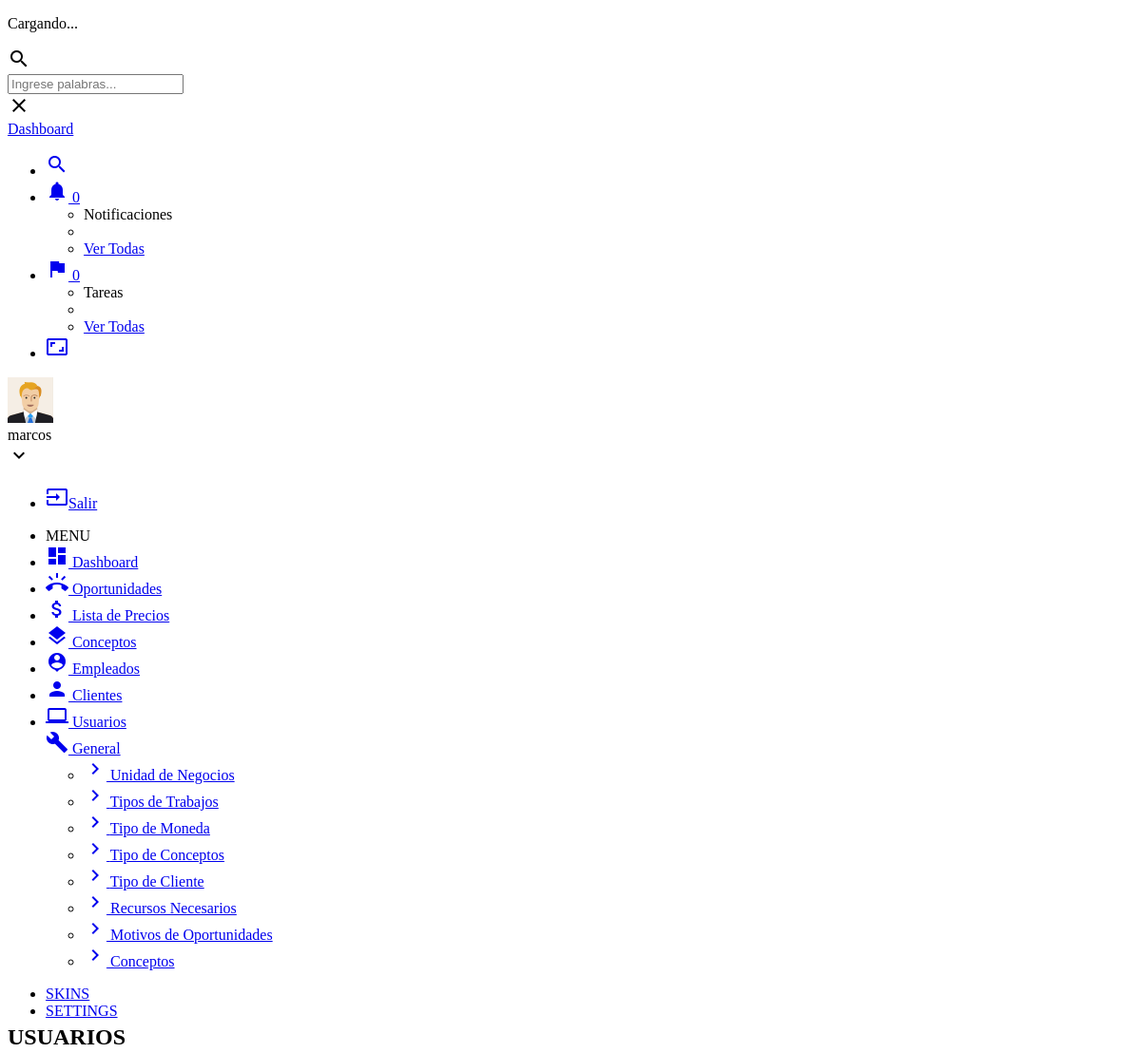
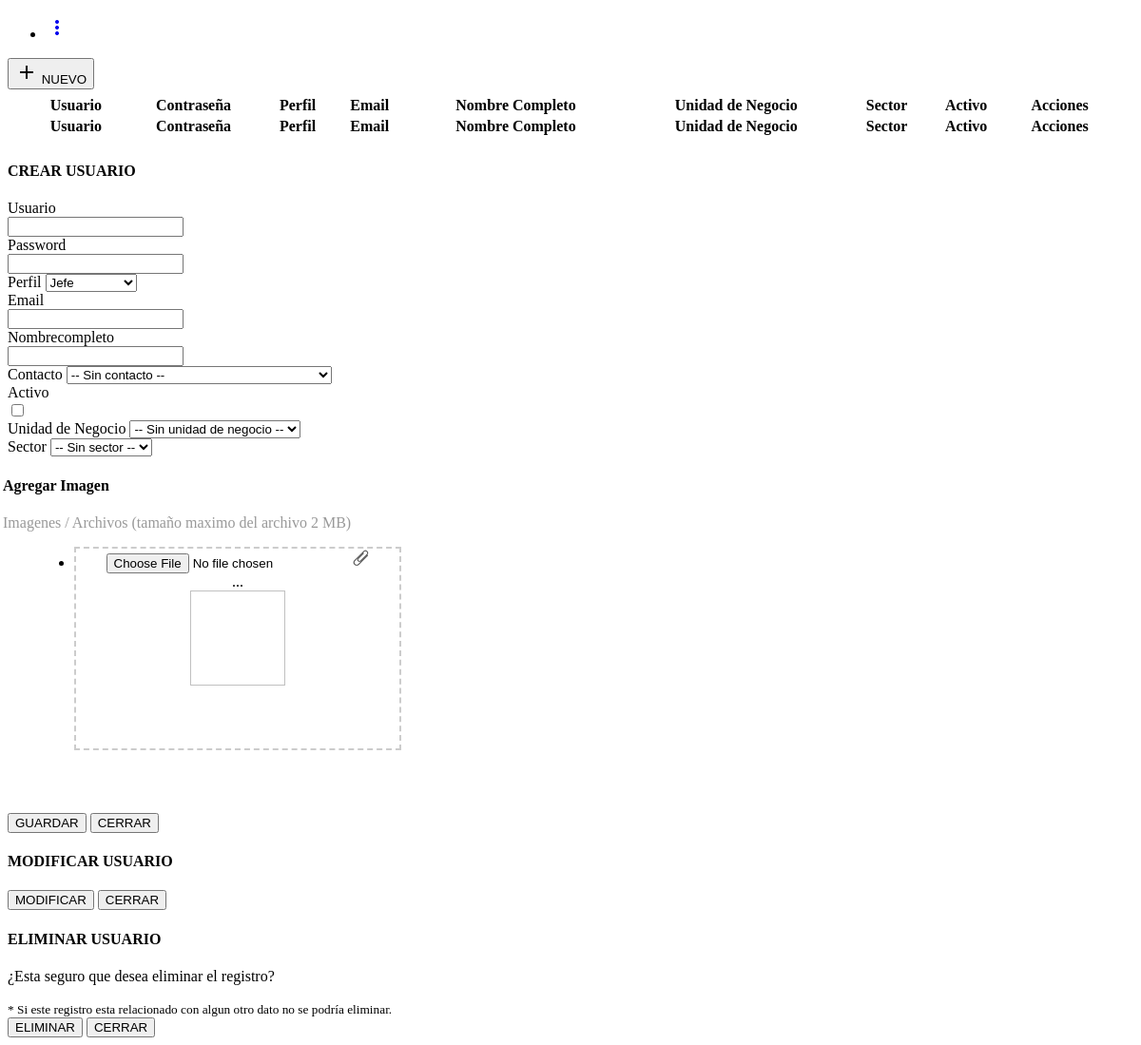
Page /dashboard/usuarios/index.php (signed in) on the committed database (2 pictures, top to bottom).
### tables this page shows
CREATE TABLE IF NOT EXISTS `predio_menu` (
`idmenu` int(11) NOT NULL,
  `url` varchar(65) NOT NULL,
  `icono` varchar(45) DEFAULT NULL,
  `nombre` varchar(45) NOT NULL,
  `Orden` smallint(6) DEFAULT NULL,
  `hover` varchar(45) DEFAULT NULL,
  `permiso` varchar(50) DEFAULT NULL,
  `administracion` bit(1) DEFAULT NULL,
  `torneo` bit(1) DEFAULT NULL,
  `reportes` bit(1) DEFAULT NULL,
  `grupo` int(11) NOT NULL
);

### includes/appconfig.php (called while the page is built, shortened)
<?php
class appconfig {
function conexion() {
		$hostname = "localhost";
		$database = "u235498999_sahil";
		$username = "u235498999_sahil";
		$password = "rhcp7575";
		$conexion = array("hostname" => $hostname,
						  "database" => $database,
						  "username" => $username,
						  "password" => $password);
		return $conexion;
}
}
?>

### includes/funcionesHTML.php (the view, shortened to what this page needs)
<?php
class ServiciosHTML {
function menu($usuario,$titulo,$rol,$empresa) {
	$sql = "select idmenu,url,icono, nombre, permiso from predio_menu where permiso like '%".$rol."%' and grupo = 0 order by orden";
	$res = $this->query($sql,0);
	$cadmenu = "";
	while ($row = mysql_fetch_array($res)) {
		if ($titulo == $row['nombre']) {
			$row['url'] = "index.php";
		}
		if (strpos($row['permiso'],$rol) !== false) {
			if ($row['idmenu'] == 1) {
				$cadmenu .= '<li>
								<a href="'.$row['url'].'">
									<i class="material-icons">'.$row['icono'].'</i>
									<span>'.$row['nombre'].'</span>
								</a>
							</li>';
			} else {
				$cadmenu .= '<li>
								<a href="'.$row['url'].'">
									<i class="material-icons">'.$row['icono'].'</i>
									<span>'.$row['nombre'].'</span>
								</a>
							</li>';
			}
		}
	}
	$sql = "select idmenu,url,icono, nombre, permiso from predio_menu where permiso like '%".$rol."%' and grupo = 3 order by orden";
	$res = $this->query($sql,0);
	$cadmenu .= '<a href="javascript:void(0);" class="menu-toggle">
                            <i class="material-icons">build</i>
                            <span>General</span>
                        </a>
                        <ul class="ml-menu">';
	while ($row = mysql_fetch_array($res)) {
		if ($titulo == $row['nombre']) {
			$row['url'] = "index.php";
		}
		if (strpos($row['permiso'],$rol) !== false) {
			if ($row['idmenu'] == 1) {
				$cadmenu .= '<li>
								<a href="'.$row['url'].'">
									<i class="material-icons">'.$row['icono'].'</i>
									<span>'.$row['nombre'].'</span>
								</a>
							</li>';
			} else {
				$cadmenu .= '<li>
								<a href="'.$row['url'].'">
									<i class="material-icons">'.$row['icono'].'</i>
									<span>'.$row['nombre'].'</span>
								</a>
							</li>';
			}
		}
	}
	$cadmenu .= '</ul>';
	$menu = utf8_encode($cadmenu);
	return $menu;
}
function query($sql,$accion) {
		require_once 'appconfig.php';
		$appconfig	= new appconfig();
		$datos		= $appconfig->conexion();
		$hostname	= $datos['hostname'];
		$database	= $datos['database'];
		$username	= $datos['username'];
		$password	= $datos['password'];
		$conex = mysql_connect($hostname,$username,$password) or die ("no se puede conectar".mysql_error());
		$result = mysql_query($sql,$conex);
		return $result;
	}
}
?>

### rows in the picture
predio_menu: nombre "Dashboard"
predio_menu: nombre "Oportunidades"
predio_menu: nombre "Lista de Precios"
predio_menu: nombre "Conceptos"
predio_menu: nombre "Empleados"
predio_menu: nombre "Clientes"
predio_menu: nombre "Usuarios"
predio_menu: nombre "Unidad de Negocios"
predio_menu: nombre "Tipos de Trabajos"
predio_menu: nombre "Tipo de Moneda"
predio_menu: nombre "Tipo de Conceptos"
predio_menu: nombre "Tipo de Cliente"
predio_menu: nombre "Recursos Necesarios"
predio_menu: nombre "Motivos de Oportunidades"
predio_menu: nombre "Conceptos"

### other values in the picture
$usuario "marcos"
$plural "USUARIOS"
$singular "USUARIO"
$label "Usuario Password Email Nombrecompleto"
$label "Perfil Contacto Unidad de Negocio Sector"
$label "Activo"
form field refroles "Jefe"
